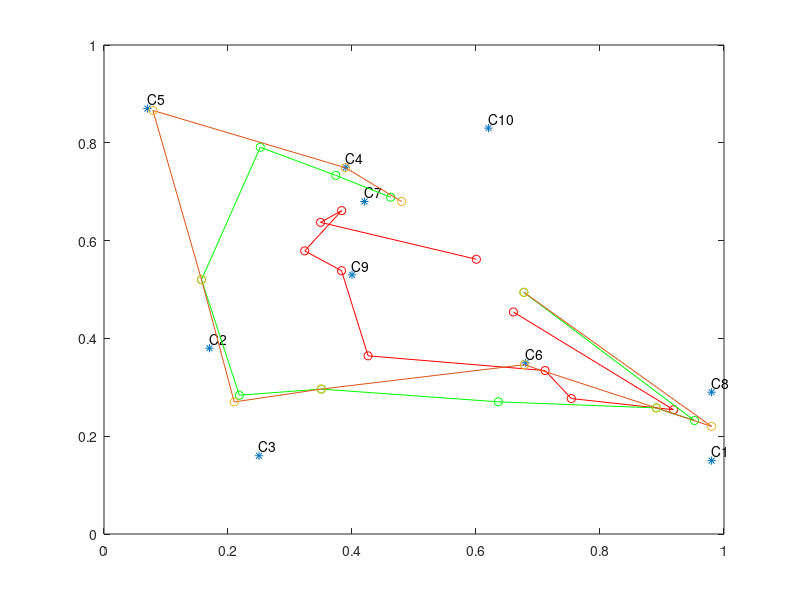
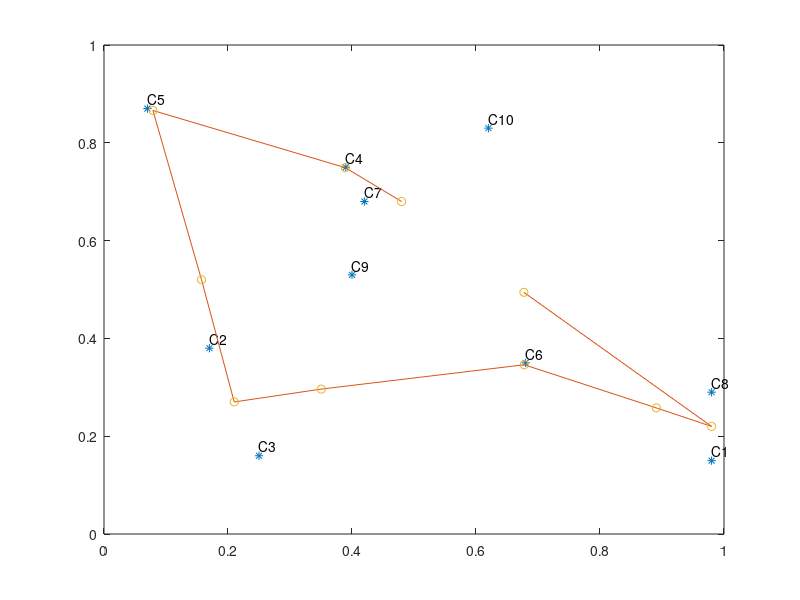

Here is the MATLAB script that generated these plots, in order:
%TSP using SOM
x=[0.98 0.15;0.17 0.38;0.25 0.16;0.39 0.75;0.07 0.87;0.68 0.35;0.42 0.68;0.98 0.29;0.40 0.53;0.62 0.83];
plot(x(:,1),x(:,2),'*')
axis([0 1 0 1])
hold
text(x(1,1),x(1,2)+0.02,'C1')
text(x(2,1),x(2,2)+0.02,'C2')
text(x(3,1),x(3,2)+0.02,'C3')
text(x(4,1),x(4,2)+0.02,'C4')
text(x(5,1),x(5,2)+0.02,'C5')
text(x(6,1),x(6,2)+0.02,'C6')
text(x(7,1),x(7,2)+0.02,'C7')
text(x(8,1),x(8,2)+0.02,'C8')
text(x(9,1),x(9,2)+0.02,'C9')
text(x(10,1),x(10,2)+0.02,'C10')

%neighborhood (+-2)
w=rand(10,2);
alpha=0.1;
k=0;
diff=10;
while diff>0.1
    oldw=w; k=k+1;
    
    order=randperm(10);
      
    for i=1:10
        d=ones(10,1)*x(order(i),:)-w;
        d=(d(:,1).^2+d(:,2).^2).^0.5;
        [m1 m2]=min(d);
        if m2==1;
            w(1,:)=w(1,:)+alpha*(x(order(i),:)-w(1,:));
            w(2,:)=w(2,:)+alpha*(x(order(i),:)-w(2,:));
            w(3,:)=w(3,:)+alpha*(x(order(i),:)-w(3,:));
            w(10,:)=w(10,:)+alpha*(x(order(i),:)-w(10,:));
            w(9,:)=w(9,:)+alpha*(x(order(i),:)-w(9,:));
        elseif m2==2;
            w(1,:)=w(1,:)+alpha*(x(order(i),:)-w(1,:));
            w(2,:)=w(2,:)+alpha*(x(order(i),:)-w(2,:));
            w(3,:)=w(3,:)+alpha*(x(order(i),:)-w(3,:));
            w(4,:)=w(4,:)+alpha*(x(order(i),:)-w(4,:));
            w(10,:)=w(10,:)+alpha*(x(order(i),:)-w(10,:));
        elseif m2==9;
            w(7,:)=w(7,:)+alpha*(x(order(i),:)-w(7,:));
            w(8,:)=w(8,:)+alpha*(x(order(i),:)-w(8,:));
            w(9,:)=w(9,:)+alpha*(x(order(i),:)-w(9,:));
            w(10,:)=w(10,:)+alpha*(x(order(i),:)-w(10,:));
            w(1,:)=w(1,:)+alpha*(x(order(i),:)-w(1,:));
        elseif m2==10;
            w(8,:)=w(8,:)+alpha*(x(order(i),:)-w(8,:));
            w(9,:)=w(9,:)+alpha*(x(order(i),:)-w(9,:));
            w(10,:)=w(10,:)+alpha*(x(order(i),:)-w(10,:));
            w(1,:)=w(1,:)+alpha*(x(order(i),:)-w(1,:));
            w(2,:)=w(2,:)+alpha*(x(order(i),:)-w(2,:));
        else
            for d1=m2-2:m2+2
                w(d1,:)=w(d1,:)+alpha*(x(order(i),:)-w(d1,:));
            end
        end
    end
diff1(k)=norm(oldw-w);
diff=norm(oldw-w);
end

plot(w(:,1),w(:,2),'r')

plot(w(:,1),w(:,2),'ro')

%neighborhood (+-1)
%w=rand(10,2);
%k=0;
%diff=10;
alpha=0.05;
while diff>0.01
    oldw=w; k=k+1;
    
    order=randperm(10);
    
    for i=1:10
        d=ones(10,1)*x(order(i),:)-w;
        d=(d(:,1).^2+d(:,2).^2).^0.5;
        [m1 m2]=min(d);
        if m2==1;
            w(1,:)=w(1,:)+alpha*(x(order(i),:)-w(1,:));
            w(2,:)=w(2,:)+alpha*(x(order(i),:)-w(2,:));
            w(10,:)=w(10,:)+alpha*(x(order(i),:)-w(10,:));
        elseif m2==10;
            w(10,:)=w(10,:)+alpha*(x(order(i),:)-w(10,:));
            w(9,:)=w(9,:)+alpha*(x(order(i),:)-w(9,:));
            w(1,:)=w(1,:)+alpha*(x(order(i),:)-w(1,:));
        else
            for d1=m2-1:m2+1
                w(d1,:)=w(d1,:)+alpha*(x(order(i),:)-w(d1,:));
            end
        end
    end
diff1(k)=norm(oldw-w);
diff=norm(oldw-w);
end
plot(w(:,1),w(:,2),'g')
plot(w(:,1),w(:,2),'go')

%neighborhood (+-0)
alpha=0.01;
while diff>0.0001
    oldw=w; k=k+1;
    
    order=randperm(10);
    
    for i=1:10
        d=ones(10,1)*x(order(i),:)-w;
        d=(d(:,1).^2+d(:,2).^2).^0.5;
        [m1 m2]=min(d);
        w(m2,:)=w(m2,:)+alpha*(x(order(i),:)-w(m2,:));
    end
diff1(k)=norm(oldw-w);
diff=norm(oldw-w);
end
plot(w(:,1),w(:,2))
plot(w(:,1),w(:,2),'o')

figure;
plot(x(:,1),x(:,2),'*')
axis([0 1 0 1])
hold
text(x(1,1),x(1,2)+0.02,'C1')
text(x(2,1),x(2,2)+0.02,'C2')
text(x(3,1),x(3,2)+0.02,'C3')
text(x(4,1),x(4,2)+0.02,'C4')
text(x(5,1),x(5,2)+0.02,'C5')
text(x(6,1),x(6,2)+0.02,'C6')
text(x(7,1),x(7,2)+0.02,'C7')
text(x(8,1),x(8,2)+0.02,'C8')
text(x(9,1),x(9,2)+0.02,'C9')
text(x(10,1),x(10,2)+0.02,'C10')
plot(w(:,1),w(:,2))
plot(w(:,1),w(:,2),'o')

